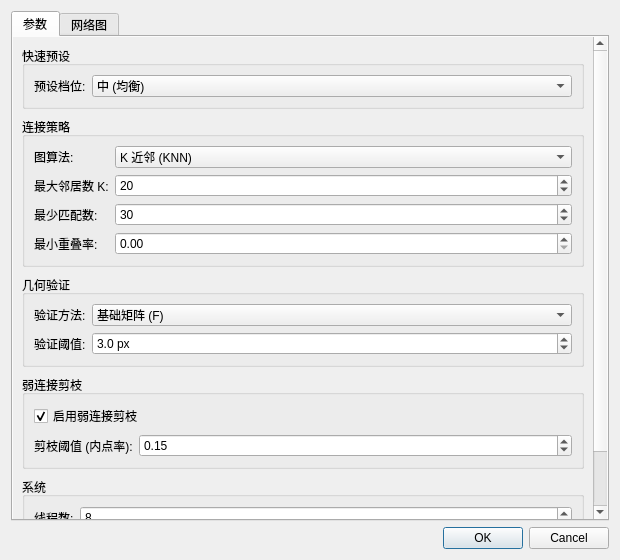
<?xml version="1.0" encoding="UTF-8"?>
<ui version="4.0">
 <class>ObservationNetworkDialog</class>
 <widget class="QDialog" name="ObservationNetworkDialog">
  <property name="geometry">
   <rect>
    <x>0</x>
    <y>0</y>
    <width>620</width>
    <height>560</height>
   </rect>
  </property>
  <property name="minimumSize">
   <size>
    <width>620</width>
    <height>560</height>
   </size>
  </property>
  <property name="windowTitle">
   <string>构建观测网络模型</string>
  </property>
  <layout class="QVBoxLayout" name="rootLayout">
   <item>
    <widget class="QTabWidget" name="m_tabs">
     <property name="currentIndex">
      <number>0</number>
     </property>
     <widget class="QScrollArea" name="paramScroll">
      <property name="frameShape">
       <enum>QFrame::NoFrame</enum>
      </property>
      <property name="widgetResizable">
       <bool>true</bool>
      </property>
      <attribute name="title">
       <string>参数</string>
      </attribute>
      <widget class="QWidget" name="paramScrollContent">
       <property name="geometry">
        <rect>
         <x>0</x>
         <y>0</y>
         <width>596</width>
         <height>472</height>
        </rect>
       </property>
       <layout class="QVBoxLayout" name="paramLayout">
        <property name="spacing">
         <number>8</number>
        </property>
        <item>
         <widget class="QGroupBox" name="presetGroup">
          <property name="title">
           <string>快速预设</string>
          </property>
          <layout class="QFormLayout" name="presetForm">
           <item row="0" column="0">
            <widget class="QLabel" name="presetLabel">
             <property name="text">
              <string>预设档位:</string>
             </property>
             <property name="buddy">
              <cstring>m_presetCombo</cstring>
             </property>
            </widget>
           </item>
           <item row="0" column="1">
            <widget class="QComboBox" name="m_presetCombo">
             <property name="toolTip">
              <string>选择预设档位可一键设置所有关键参数。选 [自定义]后可手动调整每个参数。</string>
             </property>
             <property name="currentIndex">
              <number>1</number>
             </property>
             <item>
              <property name="text">
               <string>低 (快速/稀疏)</string>
              </property>
             </item>
             <item>
              <property name="text">
               <string>中 (均衡)</string>
              </property>
             </item>
             <item>
              <property name="text">
               <string>高 (精细/密集)</string>
              </property>
             </item>
             <item>
              <property name="text">
               <string>自定义</string>
              </property>
             </item>
            </widget>
           </item>
          </layout>
         </widget>
        </item>
        <item>
         <widget class="QGroupBox" name="connectionGroup">
          <property name="title">
           <string>连接策略</string>
          </property>
          <layout class="QFormLayout" name="connectionForm">
           <item row="0" column="0">
            <widget class="QLabel" name="graphAlgoLabel">
             <property name="text">
              <string>图算法:</string>
             </property>
             <property name="buddy">
              <cstring>m_graphAlgoCombo</cstring>
             </property>
            </widget>
           </item>
           <item row="0" column="1">
            <widget class="QComboBox" name="m_graphAlgoCombo">
             <property name="toolTip">
              <string>图构建算法。
• Complete: 所有有效匹配对均建立连接，适合小数据集
• KNN: 每张图保留 K 个最佳邻居，推荐首选
• MST: 最大生成树，使网络连通且冗余最小
• Spatial: 仅连接序号相邻的图像，适合序列影像
• KDTree: 基于地理/序列坐标的空间近邻搜索</string>
             </property>
             <property name="currentIndex">
              <number>1</number>
             </property>
             <item>
              <property name="text">
               <string>完全图 (Complete)</string>
              </property>
             </item>
             <item>
              <property name="text">
               <string>K 近邻 (KNN)</string>
              </property>
             </item>
             <item>
              <property name="text">
               <string>最小生成树 (MST)</string>
              </property>
             </item>
             <item>
              <property name="text">
               <string>空间邻近 (Spatial)</string>
              </property>
             </item>
             <item>
              <property name="text">
               <string>空间 KDTree</string>
              </property>
             </item>
            </widget>
           </item>
           <item row="1" column="0">
            <widget class="QLabel" name="maxNeighborsLabel">
             <property name="text">
              <string>最大邻居数 K:</string>
             </property>
             <property name="buddy">
              <cstring>m_maxNeighborsSpin</cstring>
             </property>
            </widget>
           </item>
           <item row="1" column="1">
            <widget class="QSpinBox" name="m_maxNeighborsSpin">
             <property name="toolTip">
              <string>KNN / KDTree 算法中每张图像保留的最大邻居数。★ 推荐 20</string>
             </property>
             <property name="minimum">
              <number>2</number>
             </property>
             <property name="maximum">
              <number>200</number>
             </property>
             <property name="value">
              <number>20</number>
             </property>
            </widget>
           </item>
           <item row="2" column="0">
            <widget class="QLabel" name="minMatchCountLabel">
             <property name="text">
              <string>最少匹配数:</string>
             </property>
             <property name="buddy">
              <cstring>m_minMatchCountSpin</cstring>
             </property>
            </widget>
           </item>
           <item row="2" column="1">
            <widget class="QSpinBox" name="m_minMatchCountSpin">
             <property name="toolTip">
              <string>建立连接所需的最少匹配点数。★ 推荐 30</string>
             </property>
             <property name="minimum">
              <number>5</number>
             </property>
             <property name="maximum">
              <number>5000</number>
             </property>
             <property name="value">
              <number>30</number>
             </property>
            </widget>
           </item>
           <item row="3" column="0">
            <widget class="QLabel" name="minOverlapLabel">
             <property name="text">
              <string>最小重叠率:</string>
             </property>
             <property name="buddy">
              <cstring>m_minOverlapSpin</cstring>
             </property>
            </widget>
           </item>
           <item row="3" column="1">
            <widget class="QDoubleSpinBox" name="m_minOverlapSpin">
             <property name="toolTip">
              <string>建立连接所需的最小重叠率 (0~1)。★ 推荐 0.10</string>
             </property>
             <property name="decimals">
              <number>2</number>
             </property>
             <property name="maximum">
              <double>1.000000000000000</double>
             </property>
             <property name="singleStep">
              <double>0.050000000000000</double>
             </property>
            </widget>
           </item>
          </layout>
         </widget>
        </item>
        <item>
         <widget class="QGroupBox" name="verifyGroup">
          <property name="title">
           <string>几何验证</string>
          </property>
          <layout class="QFormLayout" name="verifyForm">
           <item row="0" column="0">
            <widget class="QLabel" name="verifyMethodLabel">
             <property name="text">
              <string>验证方法:</string>
             </property>
             <property name="buddy">
              <cstring>m_verifyMethodCombo</cstring>
             </property>
            </widget>
           </item>
           <item row="0" column="1">
            <widget class="QComboBox" name="m_verifyMethodCombo">
             <property name="toolTip">
              <string>用于验证匹配一致性的几何模型</string>
             </property>
             <item>
              <property name="text">
               <string>基础矩阵 (F)</string>
              </property>
             </item>
             <item>
              <property name="text">
               <string>本质矩阵 (E)</string>
              </property>
             </item>
             <item>
              <property name="text">
               <string>单应矩阵 (H)</string>
              </property>
             </item>
            </widget>
           </item>
           <item row="1" column="0">
            <widget class="QLabel" name="verifyThreshLabel">
             <property name="text">
              <string>验证阈值:</string>
             </property>
             <property name="buddy">
              <cstring>m_verifyThreshSpin</cstring>
             </property>
            </widget>
           </item>
           <item row="1" column="1">
            <widget class="QDoubleSpinBox" name="m_verifyThreshSpin">
             <property name="toolTip">
              <string>RANSAC 内点阈值。★ 推荐 3.0 px</string>
             </property>
             <property name="suffix">
              <string> px</string>
             </property>
             <property name="decimals">
              <number>1</number>
             </property>
             <property name="minimum">
              <double>0.100000000000000</double>
             </property>
             <property name="maximum">
              <double>20.000000000000000</double>
             </property>
             <property name="singleStep">
              <double>0.500000000000000</double>
             </property>
             <property name="value">
              <double>3.000000000000000</double>
             </property>
            </widget>
           </item>
          </layout>
         </widget>
        </item>
        <item>
         <widget class="QGroupBox" name="pruneGroup">
          <property name="title">
           <string>弱连接剪枝</string>
          </property>
          <layout class="QFormLayout" name="pruneForm">
           <item row="0" column="0" colspan="2">
            <widget class="QCheckBox" name="m_pruneWeakCheck">
             <property name="toolTip">
              <string>移除内点率过低的边，减少噪声</string>
             </property>
             <property name="text">
              <string>启用弱连接剪枝</string>
             </property>
             <property name="checked">
              <bool>true</bool>
             </property>
            </widget>
           </item>
           <item row="1" column="0">
            <widget class="QLabel" name="pruneThreshLabel">
             <property name="text">
              <string>剪枝阈值 (内点率):</string>
             </property>
             <property name="buddy">
              <cstring>m_pruneThreshSpin</cstring>
             </property>
            </widget>
           </item>
           <item row="1" column="1">
            <widget class="QDoubleSpinBox" name="m_pruneThreshSpin">
             <property name="toolTip">
              <string>内点率低于此值的边将被剪掉。★ 推荐 0.15</string>
             </property>
             <property name="decimals">
              <number>2</number>
             </property>
             <property name="maximum">
              <double>1.000000000000000</double>
             </property>
             <property name="singleStep">
              <double>0.050000000000000</double>
             </property>
             <property name="value">
              <double>0.150000000000000</double>
             </property>
            </widget>
           </item>
          </layout>
         </widget>
        </item>
        <item>
         <widget class="QGroupBox" name="systemGroup">
          <property name="title">
           <string>系统</string>
          </property>
          <layout class="QFormLayout" name="systemForm">
           <item row="0" column="0">
            <widget class="QLabel" name="threadsLabel">
             <property name="text">
              <string>线程数:</string>
             </property>
             <property name="buddy">
              <cstring>m_threadsSpin</cstring>
             </property>
            </widget>
           </item>
           <item row="0" column="1">
            <widget class="QSpinBox" name="m_threadsSpin">
             <property name="toolTip">
              <string>并行线程数</string>
             </property>
             <property name="minimum">
              <number>1</number>
             </property>
             <property name="maximum">
              <number>128</number>
             </property>
             <property name="value">
              <number>8</number>
             </property>
            </widget>
           </item>
          </layout>
         </widget>
        </item>
        <item>
         <layout class="QHBoxLayout" name="previewButtonLayout">
          <item>
           <spacer name="previewButtonSpacer">
            <property name="orientation">
             <enum>Qt::Horizontal</enum>
            </property>
            <property name="sizeHint" stdset="0">
             <size>
              <width>40</width>
              <height>20</height>
             </size>
            </property>
           </spacer>
          </item>
          <item>
           <widget class="QPushButton" name="previewBtn">
            <property name="toolTip">
             <string>根据当前参数立即构建观测网络并切换到网络图标签页预览</string>
            </property>
            <property name="text">
             <string>构建预览</string>
            </property>
           </widget>
          </item>
         </layout>
        </item>
        <item>
         <spacer name="paramSpacer">
          <property name="orientation">
           <enum>Qt::Vertical</enum>
          </property>
          <property name="sizeHint" stdset="0">
           <size>
            <width>20</width>
            <height>40</height>
           </size>
          </property>
         </spacer>
        </item>
       </layout>
      </widget>
     </widget>
     <widget class="QWidget" name="networkTab">
      <attribute name="title">
       <string>网络图</string>
      </attribute>
      <layout class="QVBoxLayout" name="networkLayout">
       <property name="spacing">
        <number>6</number>
       </property>
       <item>
        <widget class="ObservationNetworkView" name="m_netView">
         <property name="minimumSize">
          <size>
           <width>500</width>
           <height>380</height>
          </size>
         </property>
        </widget>
       </item>
       <item>
        <layout class="QHBoxLayout" name="statsLayout">
         <item>
          <widget class="QLabel" name="m_statsLabel">
           <property name="text">
            <string>尚未构建 — 请在 [参数] 标签页点击 [构建预览]</string>
           </property>
           <property name="wordWrap">
            <bool>true</bool>
           </property>
          </widget>
         </item>
         <item>
          <widget class="QPushButton" name="forceLayoutBtn">
           <property name="toolTip">
            <string>重新运行 Fruchterman-Reingold 力导向布局算法</string>
           </property>
           <property name="text">
            <string>力导向布局</string>
           </property>
          </widget>
         </item>
        </layout>
       </item>
      </layout>
     </widget>
    </widget>
   </item>
   <item>
    <widget class="QDialogButtonBox" name="buttonBox">
     <property name="orientation">
      <enum>Qt::Horizontal</enum>
     </property>
     <property name="standardButtons">
      <set>QDialogButtonBox::Cancel|QDialogButtonBox::Ok</set>
     </property>
    </widget>
   </item>
  </layout>
 </widget>
 <customwidgets>
  <customwidget>
   <class>ObservationNetworkView</class>
   <extends>QGraphicsView</extends>
   <header>ObservationNetworkView.h</header>
  </customwidget>
 </customwidgets>
 <resources/>
 <connections/>
</ui>
